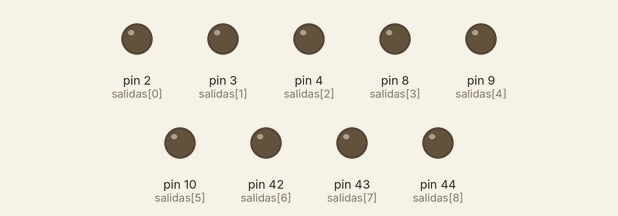
The sketch below on a simulated Arduino Mega 2560, built with avr-gcc and run on an emulated ATmega2560. Parts: output pins drawn as LEDs (lit = HIGH).

Above: at 0.5 s.
At 2.5 s:
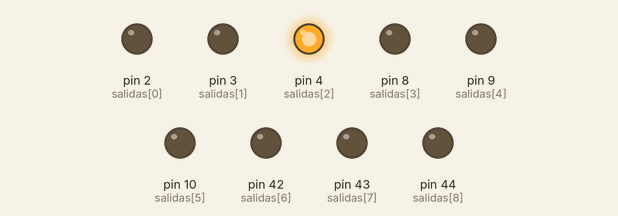
At 3.5 s:
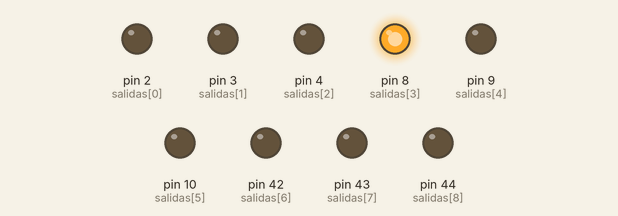
At 5.5 s:
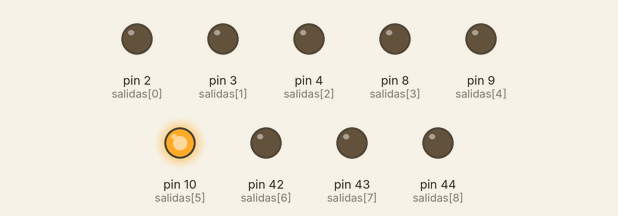
At 7.5 s:
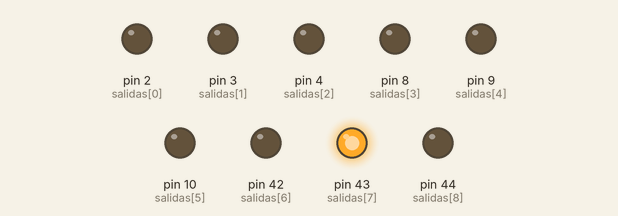
At 10.5 s:
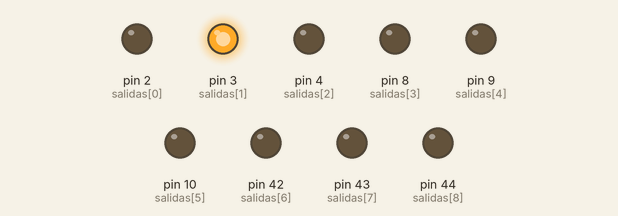
Timing chart, 0 to 11.7 s (numbered marks = the images above):
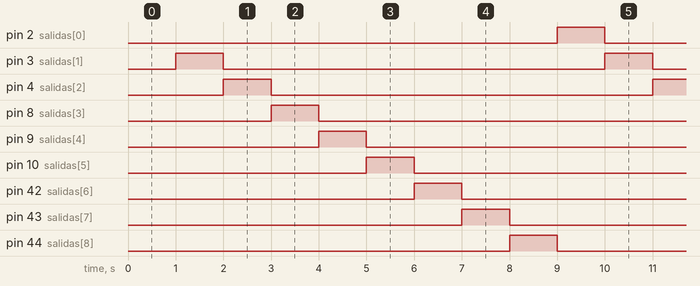

Measured:
- by itself, pin 2 (salidas[0]), pin 3 (salidas[1]), pin 4 (salidas[2]), pin 8 (salidas[3]), pin 9 (salidas[4]), pin 10 (salidas[5]), pin 42 (salidas[6]), pin 43 (salidas[7]), pin 44 (salidas[8]): alternates HIGH for 1.0 s and LOW for 8.0 s
- by itself, everything shown: repeats every 9.0 s, in 9 steps

The sketch:

Encender_leds.ino
```cpp
/*
Este ejemplo permite encender todos los leds del tablero de forma secuencia.
*/

#include <Controllino.h> //Librería de controllino

// Vector con las salidas a usar y su tamaño
const int salidas[] = {CONTROLLINO_D0, CONTROLLINO_D1 , CONTROLLINO_D2 ,
                      CONTROLLINO_D6 , CONTROLLINO_D7 , CONTROLLINO_D8 ,
                      CONTROLLINO_D12, CONTROLLINO_D13, CONTROLLINO_D14};
const int tam       = sizeof(salidas)/(salidas[0]);
int contador        = 1; // Contador para avanzar el la lectura del vector de salidas.

// Variables para el retardo no bloqueante
unsigned long  t_previo = 0;
const int periodo       = 1000;


void setup() {
  // Inicialización de la comunicación serial
  Serial.begin(9600);

  // Inicializar como salida cada pin del vector salidas[]
  for(int i=0; i<tam;i++){
    pinMode(salidas[i],OUTPUT);
  }

  // Inicialización de todos los leds apagados
  for(int i=0; i<tam;i++){
    digitalWrite(salidas[i],LOW);
  }
}

void loop() {
  unsigned long t_actual = millis();              // Tiempo desde que se ha ejecutado el programa

  if(t_actual-t_previo>=periodo){                 // Verifica si ha pasado el tiempo necesario
    t_previo=t_actual;                            // Actualización del tiempo previo

    if (contador!=0){                             // Encendido de leds actuales y apagado del led anterior
      digitalWrite(salidas[contador], HIGH);
      digitalWrite(salidas[contador-1], LOW);
    }else{
      digitalWrite(salidas[contador], HIGH);
      digitalWrite(salidas[tam-1], LOW);
    }

    contador+=1;                                  // Aumenta el contador en 1
    if (contador==tam){                           // si el contador es igual que el tamaño, se setea en 0 para empezar de nuevo
      contador=0;
    }
  }

}
```
